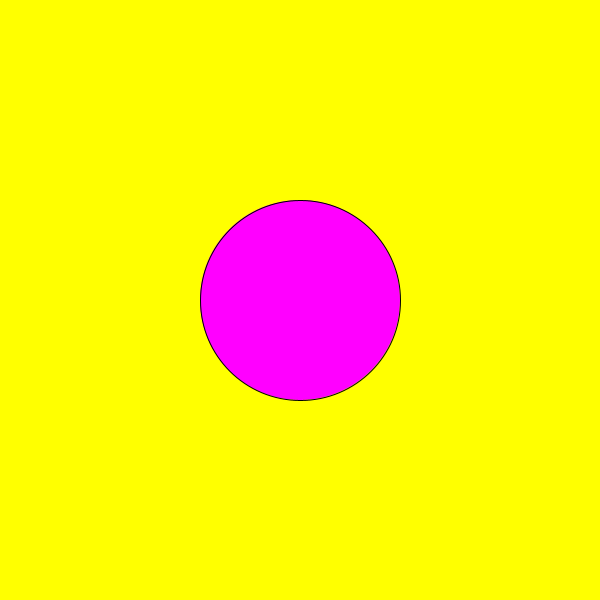
Frame 1 (no input)
Frame 60 (the mouse pressed at the canvas centre just before this capture): identical to frame 1, image omitted
Frame 120 (the mouse held since frame 60 and released just before this capture): identical to frame 1, image omitted

The Processing sketch that drew this single still picture (run headless with seeded random() and noise(); from frame 60 on, the mouse is pressed at the canvas centre):

// Processing sketch: processing_158922
// ── processing_158922.pde

//Interaction Challenge 1
//Problem 1
void setup(){
  size(600,600); //sets screen size
}

void draw(){
  background(255,255,0); //sets background to yellow
  fill(255,0,255); //sets circle color to purple
  ellipse(width/2, height/2, 200, 200); //creates a circle with a radius of 100 pixels
}
